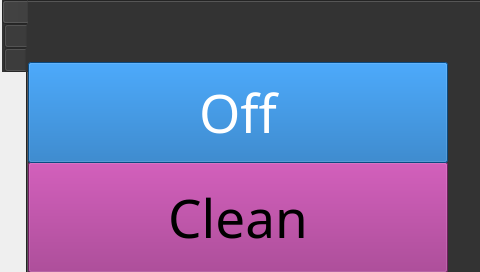
<?xml version="1.0" encoding="UTF-8"?>
<ui version="4.0">
 <class>MainWindow</class>
 <widget class="QMainWindow" name="MainWindow">
  <property name="geometry">
   <rect>
    <x>0</x>
    <y>0</y>
    <width>480</width>
    <height>272</height>
   </rect>
  </property>
  <property name="focusPolicy">
   <enum>Qt::StrongFocus</enum>
  </property>
  <property name="windowTitle">
   <string>MainWindow</string>
  </property>
  <widget class="QWidget" name="centralWidget">
   <widget class="QTabWidget" name="tabWidget">
    <property name="geometry">
     <rect>
      <x>2</x>
      <y>0</y>
      <width>573</width>
      <height>414</height>
     </rect>
    </property>
    <property name="sizePolicy">
     <sizepolicy hsizetype="Fixed" vsizetype="Expanding">
      <horstretch>0</horstretch>
      <verstretch>0</verstretch>
     </sizepolicy>
    </property>
    <property name="minimumSize">
     <size>
      <width>480</width>
      <height>272</height>
     </size>
    </property>
    <property name="focusPolicy">
     <enum>Qt::TabFocus</enum>
    </property>
    <property name="styleSheet">
     <string notr="true">background-color: rgb(51, 51, 51);</string>
    </property>
    <property name="tabPosition">
     <enum>QTabWidget::West</enum>
    </property>
    <property name="tabShape">
     <enum>QTabWidget::Rounded</enum>
    </property>
    <property name="currentIndex">
     <number>0</number>
    </property>
    <property name="iconSize">
     <size>
      <width>50</width>
      <height>50</height>
     </size>
    </property>
    <property name="elideMode">
     <enum>Qt::ElideMiddle</enum>
    </property>
    <widget class="QWidget" name="tab">
     <attribute name="icon">
      <iconset resource="Resources.qrc">
       <normaloff>:/img/vv_icon.png</normaloff>:/img/vv_icon.png</iconset>
     </attribute>
     <attribute name="title">
      <string/>
     </attribute>
     <widget class="QPushButton" name="pushButton_2">
      <property name="geometry">
       <rect>
        <x>0</x>
        <y>160</y>
        <width>420</width>
        <height>111</height>
       </rect>
      </property>
      <property name="minimumSize">
       <size>
        <width>420</width>
        <height>100</height>
       </size>
      </property>
      <property name="font">
       <font>
        <family>Abyssinica SIL</family>
        <pointsize>40</pointsize>
       </font>
      </property>
      <property name="styleSheet">
       <string notr="true">background-color: rgb(155, 42, 132);</string>
      </property>
      <property name="text">
       <string>Clean</string>
      </property>
     </widget>
     <widget class="QLabel" name="label">
      <property name="geometry">
       <rect>
        <x>0</x>
        <y>0</y>
        <width>211</width>
        <height>61</height>
       </rect>
      </property>
      <property name="sizePolicy">
       <sizepolicy hsizetype="Fixed" vsizetype="Fixed">
        <horstretch>0</horstretch>
        <verstretch>0</verstretch>
       </sizepolicy>
      </property>
      <property name="text">
       <string/>
      </property>
      <property name="pixmap">
       <pixmap resource="Resources.qrc">:/img/vv_text.png</pixmap>
      </property>
      <property name="scaledContents">
       <bool>true</bool>
      </property>
      <property name="wordWrap">
       <bool>false</bool>
      </property>
     </widget>
     <widget class="QPushButton" name="offButton">
      <property name="geometry">
       <rect>
        <x>0</x>
        <y>60</y>
        <width>420</width>
        <height>101</height>
       </rect>
      </property>
      <property name="minimumSize">
       <size>
        <width>420</width>
        <height>100</height>
       </size>
      </property>
      <property name="font">
       <font>
        <family>Abyssinica SIL</family>
        <pointsize>40</pointsize>
       </font>
      </property>
      <property name="styleSheet">
       <string notr="true">color: rgb(255, 255, 255);
background-color: rgb(13, 103, 182);</string>
      </property>
      <property name="text">
       <string>Off</string>
      </property>
     </widget>
    </widget>
    <widget class="QWidget" name="tab_2">
     <attribute name="icon">
      <iconset resource="Resources.qrc">
       <normaloff>:/img/gradiant.png</normaloff>:/img/gradiant.png</iconset>
     </attribute>
     <attribute name="title">
      <string/>
     </attribute>
     <widget class="QLabel" name="label_2">
      <property name="geometry">
       <rect>
        <x>0</x>
        <y>0</y>
        <width>211</width>
        <height>61</height>
       </rect>
      </property>
      <property name="text">
       <string/>
      </property>
      <property name="pixmap">
       <pixmap resource="Resources.qrc">:/img/vv_text.png</pixmap>
      </property>
      <property name="scaledContents">
       <bool>true</bool>
      </property>
      <property name="wordWrap">
       <bool>false</bool>
      </property>
     </widget>
     <widget class="QPushButton" name="pushButton">
      <property name="geometry">
       <rect>
        <x>0</x>
        <y>60</y>
        <width>331</width>
        <height>71</height>
       </rect>
      </property>
      <property name="font">
       <font>
        <family>Abyssinica SIL</family>
        <pointsize>40</pointsize>
       </font>
      </property>
      <property name="styleSheet">
       <string notr="true">color: rgb(255, 255, 255);
background-color: rgb(170, 0, 255);</string>
      </property>
      <property name="text">
       <string>4000</string>
      </property>
     </widget>
     <widget class="QPushButton" name="pushButton_3">
      <property name="geometry">
       <rect>
        <x>0</x>
        <y>130</y>
        <width>331</width>
        <height>71</height>
       </rect>
      </property>
      <property name="font">
       <font>
        <family>Abyssinica SIL</family>
        <pointsize>40</pointsize>
       </font>
      </property>
      <property name="styleSheet">
       <string notr="true">color: rgb(255, 255, 255);
background-color: rgb(0, 85, 127);</string>
      </property>
      <property name="text">
       <string>5000</string>
      </property>
     </widget>
     <widget class="QPushButton" name="pushButton_4">
      <property name="geometry">
       <rect>
        <x>0</x>
        <y>200</y>
        <width>331</width>
        <height>71</height>
       </rect>
      </property>
      <property name="font">
       <font>
        <family>Abyssinica SIL</family>
        <pointsize>40</pointsize>
       </font>
      </property>
      <property name="styleSheet">
       <string notr="true">color: rgb(255, 255, 255);
background-color: rgb(255, 0, 127);</string>
      </property>
      <property name="text">
       <string>7000</string>
      </property>
     </widget>
     <widget class="QScrollBar" name="verticalScrollBar">
      <property name="geometry">
       <rect>
        <x>350</x>
        <y>0</y>
        <width>71</width>
        <height>271</height>
       </rect>
      </property>
      <property name="styleSheet">
       <string notr="true">background-color: qlineargradient(spread:pad, x1:0, y1:1, x2:0, y2:0, stop:0 rgba(0, 0, 0, 255), stop:0.05 rgba(14, 8, 73, 255), stop:0.36 rgba(28, 17, 145, 255), stop:0.6 rgba(126, 14, 81, 255), stop:0.75 rgba(234, 11, 11, 255), stop:0.79 rgba(244, 70, 5, 255), stop:0.86 rgba(255, 136, 0, 255), stop:0.935 rgba(239, 236, 55, 255));</string>
      </property>
      <property name="maximum">
       <number>1000</number>
      </property>
      <property name="singleStep">
       <number>1</number>
      </property>
      <property name="pageStep">
       <number>100</number>
      </property>
      <property name="tracking">
       <bool>true</bool>
      </property>
      <property name="orientation">
       <enum>Qt::Vertical</enum>
      </property>
      <property name="invertedControls">
       <bool>false</bool>
      </property>
     </widget>
    </widget>
    <widget class="QWidget" name="tab_3">
     <attribute name="icon">
      <iconset resource="Resources.qrc">
       <normaloff>:/img/color_wheel.png</normaloff>:/img/color_wheel.png</iconset>
     </attribute>
     <attribute name="title">
      <string/>
     </attribute>
     <widget class="QLabel" name="label_3">
      <property name="geometry">
       <rect>
        <x>0</x>
        <y>0</y>
        <width>211</width>
        <height>61</height>
       </rect>
      </property>
      <property name="text">
       <string/>
      </property>
      <property name="pixmap">
       <pixmap resource="Resources.qrc">:/img/vv_text.png</pixmap>
      </property>
      <property name="scaledContents">
       <bool>true</bool>
      </property>
      <property name="wordWrap">
       <bool>false</bool>
      </property>
     </widget>
     <widget class="QLabel" name="label_4">
      <property name="geometry">
       <rect>
        <x>80</x>
        <y>50</y>
        <width>221</width>
        <height>221</height>
       </rect>
      </property>
      <property name="text">
       <string/>
      </property>
      <property name="pixmap">
       <pixmap resource="Resources.qrc">:/img/color_wheel.png</pixmap>
      </property>
      <property name="scaledContents">
       <bool>true</bool>
      </property>
     </widget>
     <widget class="QDial" name="dial">
      <property name="geometry">
       <rect>
        <x>80</x>
        <y>50</y>
        <width>221</width>
        <height>221</height>
       </rect>
      </property>
      <property name="maximum">
       <number>360</number>
      </property>
      <property name="singleStep">
       <number>30</number>
      </property>
      <property name="pageStep">
       <number>30</number>
      </property>
      <property name="tracking">
       <bool>true</bool>
      </property>
      <property name="wrapping">
       <bool>true</bool>
      </property>
      <property name="notchTarget">
       <double>15.000000000000000</double>
      </property>
      <property name="notchesVisible">
       <bool>true</bool>
      </property>
     </widget>
    </widget>
   </widget>
  </widget>
 </widget>
 <layoutdefault spacing="6" margin="11"/>
 <resources>
  <include location="Resources.qrc"/>
 </resources>
 <connections/>
</ui>
